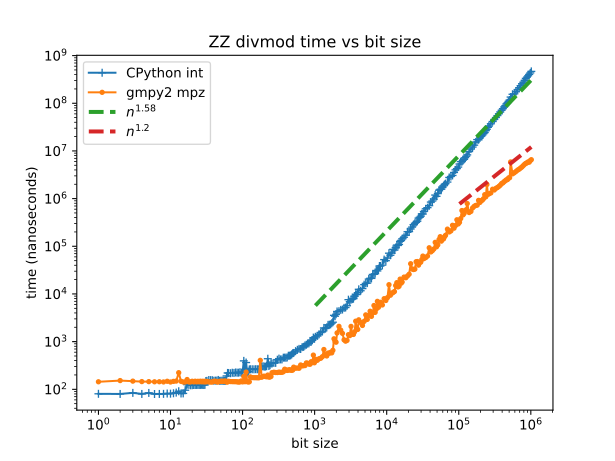

Python code for this plot:
from operator import mul
from itertools import starmap
from collections import deque
import random
from time import time
from sympy.external.pythonmpq import PythonMPQ

from gmpy2 import mpz, mpq
import matplotlib.pyplot as plt
import numpy as np

def rand_ZZ(bits):
    return random.randint(2**(bits-1), 2**bits-1)

def rand_QQ(bits):
    return pythonmpq(rand_ZZ(bits), rand_ZZ(bits))

def iconsume(iterator):
    deque(iterator, 0)

def time_f_ns(func, args, _time=time, _iconsume=iconsume):
    results = starmap(func, args)
    tstart = _time()
    _iconsume(results)
    tdelta = _time()  - tstart
    return tdelta * 1e9

def time_cpython_gmpy2(size, nrepeats):
    vals_cpython = [(rand_ZZ(size), rand_ZZ(size//2 + 1)) for _ in range(nrepeats)]
    vals_gmpy2 = [(mpz(z1), mpz(z2)) for z1, z2 in vals_cpython]
    if size < 2*8*1000**2:
        t_cpython = time_f_ns(divmod, vals_cpython) / nrepeats
    else:
        t_cpython = None
    t_gmpy2 = time_f_ns(divmod, vals_gmpy2) / nrepeats
    return t_cpython, t_gmpy2

bitsizes = list(range(1, 32))
nmax = 15 # go up to 2**(nmax+5) bits
for n in range(1, nmax+1):
    bitsizes += list(range(32*2**(n-1), 32*2**n, 2**n))

xticks = [2**n for n in range(bitsizes[-1].bit_length() + 1)]
yticks = [10, 100, 1000, 10000, 100000, 1000000]

times_cpython = []
times_gmpy2 = []

t_cpython, t_gmpy2 = time_cpython_gmpy2(1, 10000)

N = 10000

for size in bitsizes:
    nrepeats = N if size < 512 else 1 + int(N*(512/size)**1.5)
    print(f'{size} bits, {nrepeats} repeats')
    t_cpython, t_gmpy2 = time_cpython_gmpy2(size, nrepeats)
    if t_cpython is not None:
        times_cpython.append(t_cpython)
    times_gmpy2.append(t_gmpy2)

fig = plt.figure()

ax = fig.add_subplot(1, 1, 1)
ax.set_title('ZZ divmod time vs bit size')

ax.plot(bitsizes[:len(times_cpython)], times_cpython, marker='+', label='CPython int')
ax.plot(bitsizes, times_gmpy2, marker='.', label='gmpy2 mpz')
bitsizes2 = [b for b in bitsizes if b >= 1024]
ax.plot(bitsizes2, [0.1*b**1.58 for b in bitsizes2], '--', linewidth=3, label=r'$n^{1.58}$')
bitsizes3 = [b for b in bitsizes if b >= 100_000]
ax.plot(bitsizes3, [0.75*b**1.2 for b in bitsizes3], '--', linewidth=3, label=r'$n^{1.2}$')
ax.set_xscale('log')
ax.set_yscale('log')
#ax.set_xticks(xticks)
#ax.set_xticklabels([str(x) for x in xticks], rotation=90)
#ax.set_yticks(yticks)
#ax.set_yticklabels([str(y) for y in yticks])
ax.set_xlabel('bit size')
ax.set_ylabel('time (nanoseconds)')

ax.legend()
fig.savefig('time_ZZ_divmod.png')
fig.savefig('time_ZZ_divmod.svg')
fig.savefig('time_ZZ_divmod.pdf')
plt.show()
